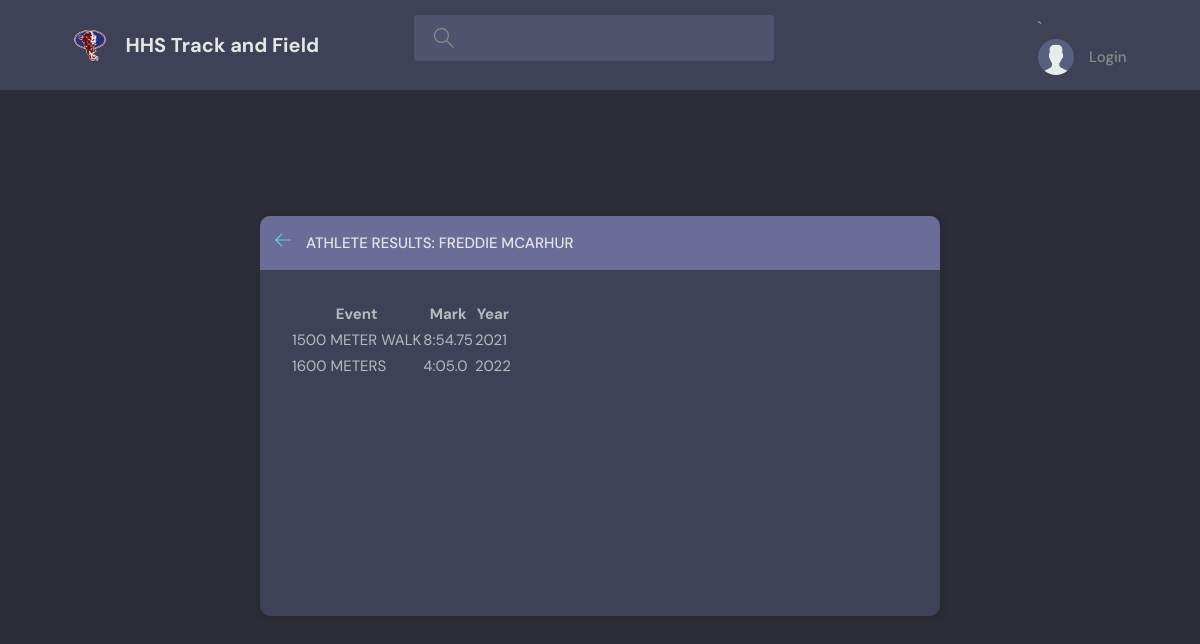
/view-athlete/2059, run on an earlier commit of the app's database.
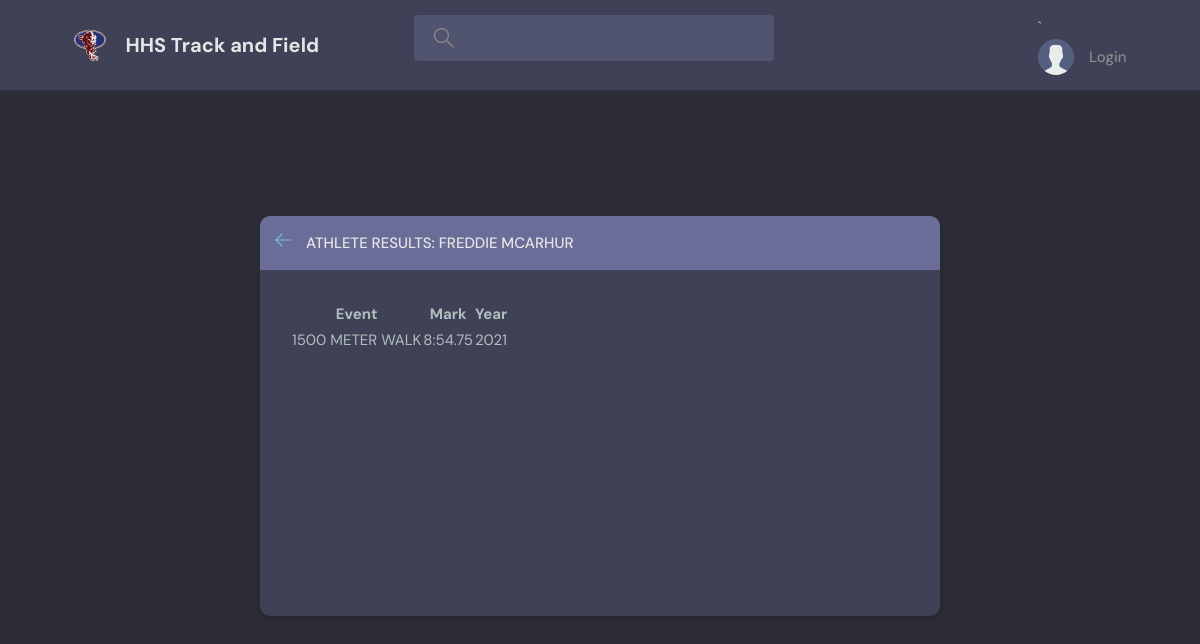
And on a later commit of the database.
### base/models.py (models this page shows, shortened)
class Athlete(models.Model):
    Graduation = models.IntegerField()
    Athlete = models.CharField(max_length=200, null=True)
    Male = models.BooleanField()
    Active = models.BooleanField()
    First = models.CharField(max_length=200, blank=True)
    Last = models.CharField(max_length=200, blank=True)
    updated = models.DateTimeField(auto_now=True)
    created = models.DateTimeField(auto_now_add=True)

class Performance(models.Model):
    EventID = models.ForeignKey(Event, on_delete=models.SET_NULL,null=True)
    Mark = models.CharField(max_length=200, null=True)
    MarkRawLarge = models.IntegerField()
    MarkRawSmall = models.DecimalField(decimal_places=3,max_digits=20)
    MeetID = models.ForeignKey(Meet, on_delete=models.SET_NULL,null=True)
    PerformanceNote = models.CharField(max_length=10,null=True,blank=True)
    CY = models.IntegerField(null=True)
    EventDate = models.DateField(null=True)
    Notes = models.TextField(null = True,blank=True)
    Archive = models.BooleanField()
    StateChamp = models.BooleanField(null=True)
    AthleteID = models.ManyToManyField(Athlete)
    Confirmed = models.BooleanField(null=False,default=False)
    Locked = models.BooleanField(null=False,default=False)
    updated = models.DateTimeField(auto_now=True)
    created = models.DateTimeField(auto_now_add=True)

class Event(models.Model):
    EventName = models.CharField(max_length=200, null=True)
    FieldEvent = models.BooleanField()
    Current = models.BooleanField()
    Relay = models.BooleanField()
    Order = models.IntegerField()
    MeasurementSystem = models.CharField(max_length=20)
    updated = models.DateTimeField(auto_now=True)
    created = models.DateTimeField(auto_now_add=True)
    def __str__(self):
        return self.EventName

### base/views.py (the view)
# urls.py: path('view-athlete/<str:pk>',views.viewAthlete,name="view-athlete"),
def viewAthlete(request,pk):
    athlete = Athlete.objects.get(id=pk)
    performanceResults = Performance.objects.filter(AthleteID=athlete.id)
    context = {'performanceResults':performanceResults,'athlete':athlete}
    return render(request,'base/view-athlete.html',context)

### base/templates/base/view-athlete.html (shortened to what this page needs)
{% extends 'main.html' %}
{% block content %}
    <main class="update-account layout">
        <div class="container">
            <div class="layout__box">
                <div class="layout__boxHeader">
                    <div class="layout__boxTitle">
                        <a href="{% url 'home' %}">
                            <svg version="1.1" xmlns="http://www.w3.org/2000/svg" width="32" height="32"
                                viewBox="0 0 32 32">
                                <title>arrow-left</title>
                                <path
                                    d="M13.723 2.286l-13.723 13.714 13.719 13.714 1.616-1.611-10.96-10.96h27.625v-2.286h-27.625l10.965-10.965-1.616-1.607z">
                                </path>
                            </svg>
                        </a>
                        <h3>Athlete Results: {{athlete.Athlete}}</h3>
                    </div>
                </div>
                <div class="layout__body">
                    <table>
                        <tr>
                            <th>Event</th>
                            <th>Mark</th>
                            <th>Year</th>
                        </tr>
                        {% for performance in performanceResults %}
                        <tr>
                            <td>{{performance.EventID}}</td><td>{{performance.Mark}}</td><td>{{performance.CY}} </td>
                        </tr>
                        {% endfor %}
                    </table>
                </div>
            </div>
        </div>
    </main>
    {% endblock content %}

### templates/main.html (shortened to what this page needs)
<!DOCTYPE html>
{% load static %}
<html lang="en">
  <head>
    <link rel="stylesheet" href="{% static 'styles/style.css' %}" />
  </head>
  <body>
        {% include 'navbar.html'  %}
        {% block content %}
        {% endblock %}
  </body>
</html>

### templates/navbar.html (shortened to what this page needs)
{% load static %}
<header class="header header--loggedIn">
<div class="container">
    <a href="{% url 'home' %}" class="header__logo">
      <img src="{% static 'images/huntsville-high-school-huntsville-al_dcfa6b5959.png' %}" />
      <h1>HHS Track and Field</h1>
    </a>
    <form class="header__search" method="GET" action="{% url 'athlete-search'  %}" >
      <label>
        <input name="q" type="text" textplaceholder="Search for athletes..." />
      </label>
    </form>
    <nav class="header__menu">
    `   {% if request.user.is_authenticated %}
      <div class="header__user">
        <a href="{% url 'update-user' %}">
          <div class="avatar avatar--medium active">
            <img src="{{request.user.avatar.url}}" />
          </div>
          <p>{{request.user.username}} <span>@{{request.user}}</span></p>
        </a>
        <button class="dropdown-button">
          <svg version="1.1" xmlns="http://www.w3.org/2000/svg" width="32" height="32" viewBox="0 0 32 32">
            <title>chevron-down</title>
            <path d="M16 21l-13-13h-3l16 16 16-16h-3l-13 13z"></path>
          </svg>  <header class="header header--loggedIn">
        </button>
      </div>
      {% else %}
      <a href="{% url 'login' %}">
        <img src="{% static 'images/avatar.svg' %}" />
        <p>Login</p>
      </a>
      {% endif %}
    </nav>
  </div>
</header>

### static/styles/style.css (style rules this page uses)
:root { --color-main: #71c6dd; --color-main-light: #e1f6fb; --color-dark: #3f4156; --color-dark-medium: #51546e; --color-dark-light: #696d97; --color-light: #e5e5e5; --color-gray: #8b8b8b; --color-light-gray: #b2bdbd; --color-bg: #2d2d39; --color-success: #5dd693; --color-error: #fc4b0b; }
* { font-family: "DM Sans", -apple-system, BlinkMacSystemFont, "Segoe UI", Roboto, Oxygen, Ubuntu, Cantarell, "Open Sans", "Helvetica Neue", sans-serif; margin: 0; padding: 0; box-sizing: border-box; text-rendering: optimizeLegibility; font-size: inherit; }
html { font-size: 56.25%; }
@media only screen and (min-width: 1200px) { html { font-size: 62.5%; } }
body { line-height: 1.6; font-weight: 400; font-size: 1.5rem; color: var(--color-light-gray); background-color: var(--color-bg); min-height: 100vh; }
img { width: 100%; }
a { display: inline-block; color: var(--color-main); text-decoration: none; }
.container { max-width: 120rem; width: 90%; margin: auto; }
.header { padding: 1.5rem; background-color: var(--color-dark); }
.header > .container { display: flex; gap: 9.5rem; }
.header__logo, .header__user { display: flex; gap: 2rem; align-items: center; }
.header__logo > img { height: 3.2rem; width: 3.2rem; }
.header__logo > h1 { font-weight: 700; font-size: 2rem; color: var(--color-light); }
.header__search > label { background-color: var(--color-dark-medium); padding: 1.3rem 1rem; display: flex; align-items: center; gap: 1rem; border-radius: 4px; }
.header__search svg { fill: var(--color-gray); width: 2rem; height: 2rem; margin-left: 1rem; }
.header__search input { width: 30rem; background: transparent; border: none; outline: none; color: var(--color-light); }
.header__menu { margin-left: auto; position: relative; }
.header__menu a { display: flex; gap: 1.5rem; align-items: center; font-weight: 500; text-decoration: none; color: var(--color-gray); }
.header__menu img { height: 3.6rem; }
.header__menu p { line-height: 1.2; }
.layout { margin-top: 2.4rem; }
.layout > .container { display: flex; justify-content: space-between; align-items: flex-start; }
.layout__box { width: 90%; max-width: 48rem; min-height: 40rem; position: absolute; top: 50%; left: 50%; transform: translate(-50%, -46%); background-color: var(--color-dark); border-radius: 1rem; box-shadow: 1px 1px 6px 3px rgba(0, 0, 0, 0.1); overflow: hidden; }
.layout__boxHeader { display: flex; padding: 1.5rem; background-color: var(--color-dark-light); }
.layout__boxTitle { display: flex; gap: 1.5rem; align-items: center; }
.layout__boxTitle h3 { text-transform: uppercase; font-weight: 500; color: var(--color-light); }
.layout__boxTitle svg { width: 1.6rem; height: 1.6rem; fill: var(--color-main); }
.layout__body { margin: 3rem; }
.update-account.layout .layout__box { max-width: 68rem; }

What changed in the data, as far as the page shows it:
removed Performance: EventID "1600 METERS", Mark "4:05.0", CY "2022"
